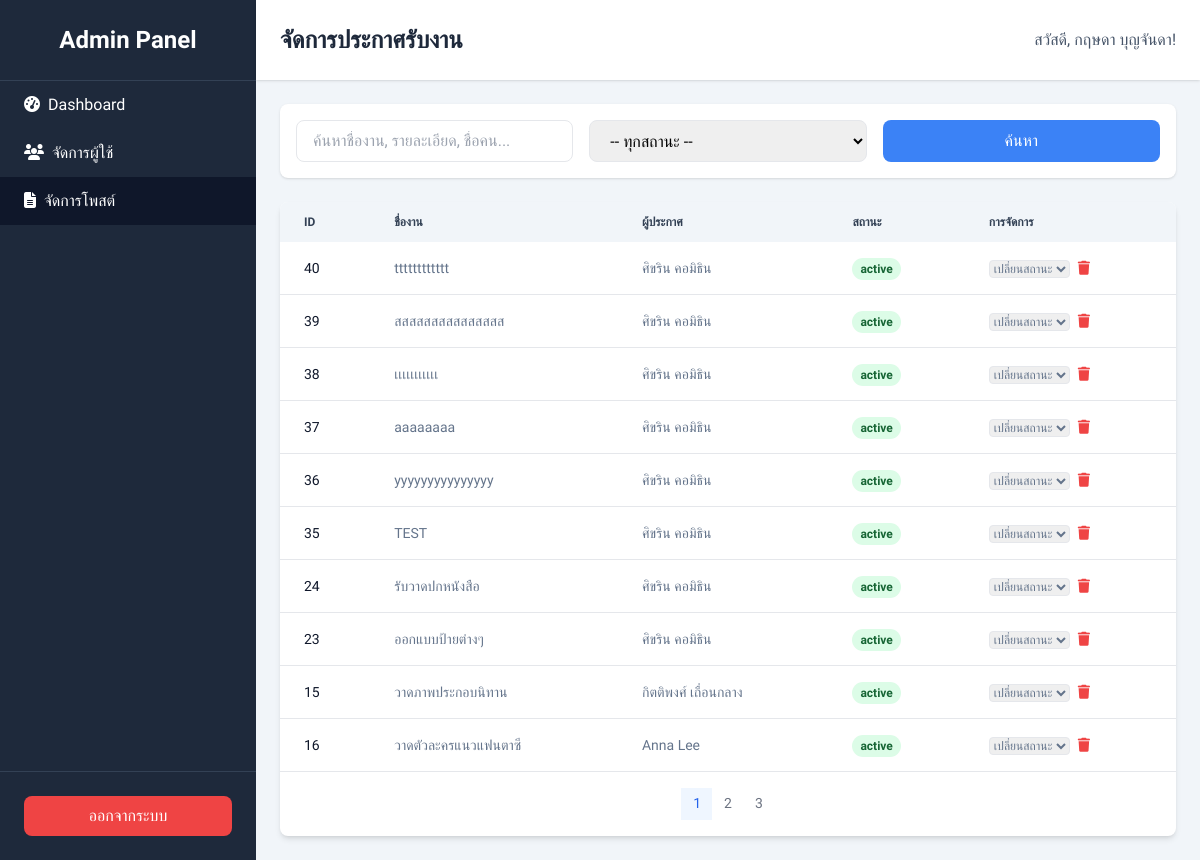
/admin/manage_editpost.php (signed in), run on an earlier commit of the app's database.
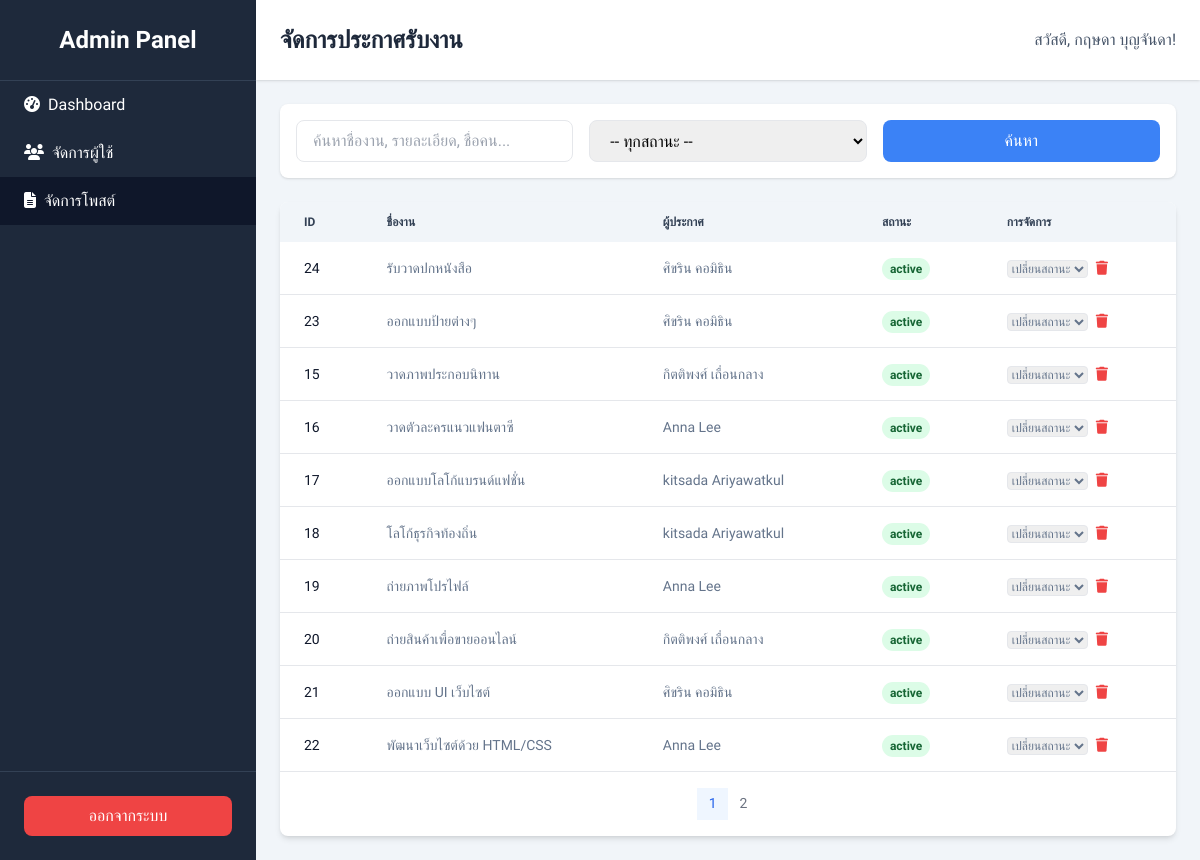
And on a later commit of the database.
### tables this page shows
CREATE TABLE `job_postings` (
  `post_id` int(11) NOT NULL,
  `designer_id` int(11) NOT NULL,
  `title` varchar(255) NOT NULL,
  `description` text DEFAULT NULL,
  `category_id` int(11) DEFAULT NULL,
  `price_range` varchar(100) DEFAULT NULL,
  `posted_date` timestamp NOT NULL DEFAULT current_timestamp(),
  `status` enum('active','inactive','completed') DEFAULT 'active',
  `client_id` int(11) NOT NULL,
  `main_image_id` int(11) DEFAULT NULL
);

CREATE TABLE `users` (
  `user_id` int(11) NOT NULL,
  `username` varchar(50) NOT NULL,
  `password` varchar(255) NOT NULL,
  `email` varchar(100) NOT NULL,
  `first_name` varchar(100) NOT NULL,
  `last_name` varchar(100) NOT NULL,
  `phone_number` varchar(20) NOT NULL,
  `user_type` enum('admin','designer','client') NOT NULL,
  `registration_date` timestamp NOT NULL DEFAULT current_timestamp(),
  `is_approved` tinyint(1) DEFAULT 0,
  `is_active` tinyint(1) DEFAULT 1,
  `last_login` timestamp NULL DEFAULT NULL
);

### admin/manage_editpost.php (the view, shortened to what the changed rows need)
<?php
$servername = "127.0.0.1";
$username = "root";
$password = "";
$dbname = "pixellink";
$condb = new mysqli($servername, $username, $password, $dbname);
$condb->set_charset("utf8mb4");
$records_per_page = 10;
$current_page = isset($_GET['page']) ? (int)$_GET['page'] : 1;
$offset = ($current_page - 1) * $records_per_page;
$search_query = $_GET['search'] ?? '';
$filter_status = $_GET['status'] ?? '';
$sql_where = " WHERE 1=1";
$params = [];
$types = '';
$sql_count = "SELECT COUNT(jp.post_id) as total FROM job_postings jp JOIN users u ON jp.designer_id = u.user_id" . $sql_where;
$stmt_count = $condb->prepare($sql_count);
$stmt_count->execute();
$total_records = $stmt_count->get_result()->fetch_assoc()['total'];
$total_pages = ceil($total_records / $records_per_page);
$all_posts = [];
$sql_fetch_all = "SELECT
                    jp.post_id, jp.title, jp.status, jp.posted_date,
                    u.first_name, u.last_name,
                    jc.category_name
                  FROM job_postings AS jp
                  JOIN users AS u ON jp.designer_id = u.user_id
                  LEFT JOIN job_categories AS jc ON jp.category_id = jc.category_id
                  $sql_where
                  ORDER BY jp.posted_date DESC
                  LIMIT ? OFFSET ?";
$types .= 'ii';
$params[] = $records_per_page;
$params[] = $offset;
$stmt_fetch = $condb->prepare($sql_fetch_all);
if ($stmt_fetch) {
    if (!empty($params)) {
        $stmt_fetch->bind_param($types, ...$params);
    }
    $stmt_fetch->execute();
    $result = $stmt_fetch->get_result();
    $all_posts = $result->fetch_all(MYSQLI_ASSOC);
}
function getStatusColorClass($status) {
    switch ($status) {
        case 'active': return 'bg-green-100 text-green-800';
    }
}
?>
<!DOCTYPE html>
<html lang="th">
<head>
    <script src="https://cdn.tailwindcss.com"></script>
    <link rel="stylesheet" href="https://cdnjs.cloudflare.com/ajax/libs/font-awesome/6.1.1/css/all.min.css">
</head>
<body class="min-h-screen flex">
    <div class="flex-1 flex flex-col">
        <header class="bg-white shadow p-6 flex justify-between items-center">
            <h1 class="text-2xl font-bold text-slate-800">จัดการประกาศรับงาน</h1>
        </header>
        <main class="flex-grow p-6">
            <div class="bg-white shadow-md rounded-lg overflow-hidden">
                <div class="overflow-x-auto">
                    <table class="w-full text-sm text-left text-slate-500">
                        <thead class="text-xs text-slate-700 uppercase bg-slate-100">
                            <tr>
                                <th class="px-6 py-3">ID</th>
                                <th class="px-6 py-3">ชื่องาน</th>
                                <th class="px-6 py-3">ผู้ประกาศ</th>
                                <th class="px-6 py-3">สถานะ</th>
                                <th class="px-6 py-3">การจัดการ</th>
                            </tr>
                        </thead>
                        <tbody>
                            <?php foreach ($all_posts as $post): ?>
                            <tr class="bg-white border-b hover:bg-slate-50">
                                <td class="px-6 py-4 font-medium text-slate-900"><?= $post['post_id'] ?></td>
                                <td class="px-6 py-4"><?= htmlspecialchars($post['title']) ?></td>
                                <td class="px-6 py-4"><?= htmlspecialchars($post['first_name'] . ' ' . $post['last_name']) ?></td>
                                <td class="px-6 py-4">
                                    <span class="px-2 py-1 text-xs font-semibold rounded-full <?= getStatusColorClass($post['status']) ?>">
                                        <?= htmlspecialchars($post['status']) ?>
                                    </span>
                                </td>
                                <td class="px-6 py-4 flex items-center space-x-2">
                                    <form method="POST" class="inline">
                                        <select name="new_status" onchange="this.form.submit()" class="text-xs border rounded">
                                            <option value="" disabled selected>เปลี่ยนสถานะ</option>
                                        </select>
                                    </form>
                                    <form method="POST" class="inline" onsubmit="confirmDelete(event, <?= $post['post_id'] ?>)">
                                        <button type="submit" class="btn text-red-500 hover:text-red-700" title="ลบ"><i class="fas fa-trash"></i></button>
                                    </form>
                                </td>
                            </tr>
                            <?php endforeach; ?>
                        </tbody>
                    </table>
                </div>
                 <div class="p-4">
                    <nav class="flex justify-center">
                        <ul class="flex items-center -space-x-px h-8 text-sm">
                            <?php for ($i = 1; $i <= $total_pages; $i++): ?>
                            <li>
                                <a href="?page=<?= $i ?>&search=<?= urlencode($search_query) ?>&status=<?= urlencode($filter_status) ?>"
                                   class="flex items-center justify-center px-3 h-8 leading-tight <?= $current_page == $i ? 'text-blue-600 bg-blue-50 border-blue-300' : 'text-gray-500 bg-white border-gray-300' ?> hover:bg-gray-100 hover:text-gray-700">
                                    <?= $i ?>
                                </a>
                            </li>
                            <?php endfor; ?>
                        </ul>
                    </nav>
                </div>
            </div>
        </main>
    </div>
</body>
</html>

What changed in the data, as far as the page shows it:
removed job_postings: post_id "40", title "tttttttttttt", designer.last_name "ศิขริน คอมิธิน", status "active"
removed job_postings: post_id "39", title "สสสสสสสสสสสสสสส", designer.last_name "ศิขริน คอมิธิน", status "active"
removed job_postings: post_id "38", title "เเเเเเเเเเเ", designer.last_name "ศิขริน คอมิธิน", status "active"
removed job_postings: post_id "37", title "aaaaaaaa", designer.last_name "ศิขริน คอมิธิน", status "active"
removed job_postings: post_id "36", title "yyyyyyyyyyyyyyy", designer.last_name "ศิขริน คอมิธิน", status "active"
removed job_postings: post_id "35", title "TEST", designer.last_name "ศิขริน คอมิธิน", status "active"
now on this page (row unchanged): job_postings: post_id "17", title "ออกแบบโลโก้แบรนด์แฟชั่น", designer.last_name "kitsada Ariyawatkul", status "active"
now on this page (row unchanged): job_postings: post_id "18", title "โลโก้ธุรกิจท้องถิ่น", designer.last_name "kitsada Ariyawatkul", status "active"
now on this page (row unchanged): job_postings: post_id "19", title "ถ่ายภาพโปรไฟล์", designer.last_name "Anna Lee", status "active"
now on this page (row unchanged): job_postings: post_id "20", title "ถ่ายสินค้าเพื่อขายออนไลน์", designer.last_name "กิตติพงศ์ เถื่อนกลาง", status "active"
now on this page (row unchanged): job_postings: post_id "21", title "ออกแบบ UI เว็บไซต์", designer.last_name "ศิขริน คอมิธิน", status "active"
now on this page (row unchanged): job_postings: post_id "22", title "พัฒนาเว็บไซต์ด้วย HTML/CSS", designer.last_name "Anna Lee", status "active"
Also different on the page:
list line gone: "3"
